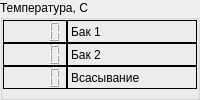
      <widget class="QGroupBox" name="Temperature_2">
       <property name="title">
        <string>Температура, С</string>
       </property>
       <property name="checkable">
        <bool>false</bool>
       </property>
       <layout class="QFormLayout" name="formLayout_2">
        <property name="horizontalSpacing">
         <number>0</number>
        </property>
        <property name="verticalSpacing">
         <number>0</number>
        </property>
        <property name="leftMargin">
         <number>0</number>
        </property>
        <property name="topMargin">
         <number>0</number>
        </property>
        <property name="rightMargin">
         <number>0</number>
        </property>
        <property name="bottomMargin">
         <number>0</number>
        </property>
        <item row="1" column="0">
         <widget class="QLCDNumber" name="lcdNumber_4">
          <property name="frameShadow">
           <enum>QFrame::Plain</enum>
          </property>
         </widget>
        </item>
        <item row="1" column="1">
         <widget class="QLabel" name="label_4">
          <property name="frameShape">
           <enum>QFrame::Box</enum>
          </property>
          <property name="text">
           <string>Бак 2</string>
          </property>
         </widget>
        </item>
        <item row="0" column="0">
         <widget class="QLCDNumber" name="lcdNumber_10">
          <property name="frameShape">
           <enum>QFrame::Box</enum>
          </property>
          <property name="frameShadow">
           <enum>QFrame::Plain</enum>
          </property>
          <property name="lineWidth">
           <number>1</number>
          </property>
         </widget>
        </item>
        <item row="0" column="1">
         <widget class="QLabel" name="label_6">
          <property name="frameShape">
           <enum>QFrame::Box</enum>
          </property>
          <property name="frameShadow">
           <enum>QFrame::Plain</enum>
          </property>
          <property name="text">
           <string>Бак 1</string>
          </property>
         </widget>
        </item>
        <item row="2" column="1">
         <widget class="QLabel" name="label_11">
          <property name="frameShape">
           <enum>QFrame::Box</enum>
          </property>
          <property name="text">
           <string>Всасывание</string>
          </property>
         </widget>
        </item>
        <item row="2" column="0">
         <widget class="QLCDNumber" name="lcdNumber_11">
          <property name="frameShadow">
           <enum>QFrame::Plain</enum>
          </property>
         </widget>
        </item>
       </layout>
      </widget>
